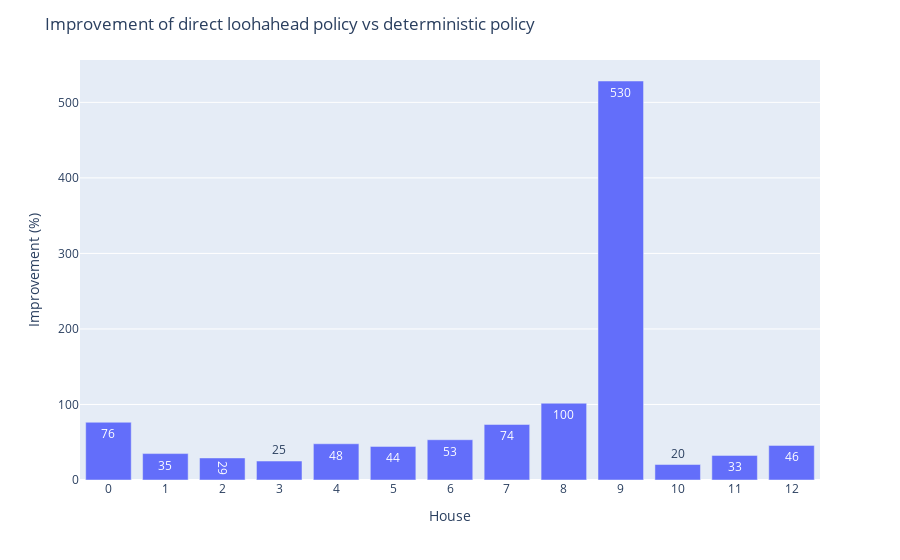

Notebook cell for this chart:
### Code cell
fig = px.bar(gaps[gaps.policy=="gap_deterministic"], x="instance", y="value", text_auto='.2s')
fig.update_layout(title_text="Improvement of direct loohahead policy vs deterministic policy", yaxis=dict(title="Improvement (%)"), xaxis=dict(title='House', dtick= 1))
fig.show()
fig.write_image("../Soportes documento/Graficas ppt/gap_deterministic.png", scale=2, height=800*0.7, width=1500*0.7)

### Figure 1 — Plotly figure (JSON) as saved in the notebook; plotly's stock layout.template omitted (floating-point values rounded to 4 significant figures)
{"data": [{"alignmentgroup": "True", "hovertemplate": "instance=%{x}<br>value=%{y}<extra></extra>", "legendgroup": "", "marker": {"color": "#636efa", "pattern": {"shape": ""}}, "name": "", "offsetgroup": "", "orientation": "v", "showlegend": false, "textposition": "auto", "texttemplate": "%{y:.2s}", "type": "bar", "x": [0, 1, 2, 3, 4, 5, 6, 7, 8, 9, 10, 11, 12], "xaxis": "x", "y": [76.46, 34.96, 29.21, 25.11, 47.95, 44.49, 53.32, 73.54, 101.6, 528.3, 20.48, 32.57, 45.83], "yaxis": "y"}], "layout": {"barmode": "relative", "legend": {"tracegroupgap": 0}, "margin": {"t": 60}, "title": {"text": "Improvement of direct loohahead policy vs deterministic policy"}, "xaxis": {"anchor": "y", "domain": [0, 1], "dtick": 1, "title": {"text": "House"}}, "yaxis": {"anchor": "x", "domain": [0, 1], "title": {"text": "Improvement (%)"}}}}
